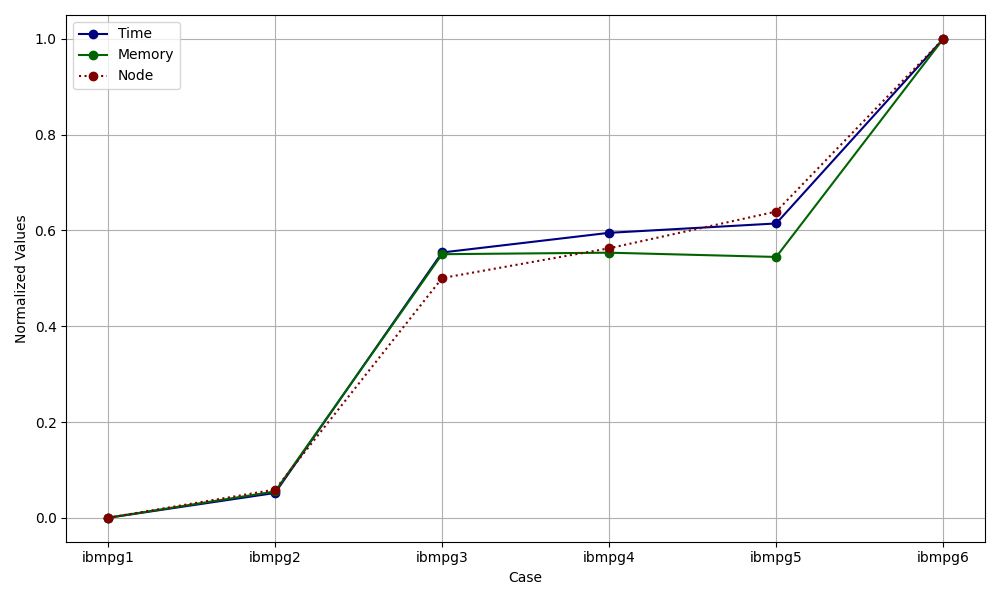

Here is the Python script that generated this plot:
import pandas as pd
import matplotlib.pyplot as plt
from sklearn.preprocessing import MinMaxScaler

# Create DataFrame from given data
data = {
    'Case': ['ibmpg1', 'ibmpg2', 'ibmpg3', 'ibmpg4', 'ibmpg5', 'ibmpg6'],
    'Time': [0.358, 1.466, 12.204, 13.082, 13.5, 21.739],
    'Memory': [9.171875, 43.96875, 357.695312, 359.699219, 354.058594, 642.332031],
    'Node': [30638, 127238, 851584, 953583, 1079310, 1670494]
}

df = pd.DataFrame(data)

# Normalize the data
scaler = MinMaxScaler()
normalized_df = pd.DataFrame(scaler.fit_transform(df[['Time', 'Memory', 'Node']]),
                             columns=['Time', 'Memory', 'Node'])

# Plotting the normalized data
# Adjusting the plot to have a more professional, research-oriented appearance using muted colors
plt.figure(figsize=(10, 6))
colors = ['navy', 'darkgreen', 'maroon']  # Professional color palette
lines = ['-', '-', ':']  # Different line styles for clarity

for i, column in enumerate(normalized_df.columns):
    plt.plot(df['Case'], normalized_df[column], marker='o', label=column, color=colors[i], linestyle=lines[i])

plt.title('')
plt.xlabel('Case')
plt.ylabel('Normalized Values')
plt.legend()
plt.grid(True)
plt.tight_layout()
plt.show()

plt.savefig("jiexi.png")
